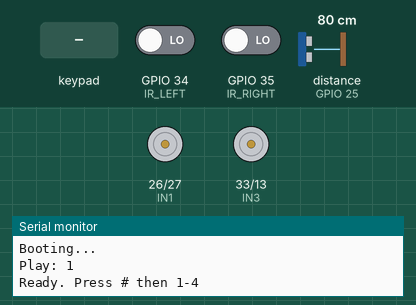
This sketch was run on a simulated ESP32. Parts: motor-driver pin pairs drawn as motors (green arrow = first pin HIGH = forward, orange = second pin HIGH = backward, longer = more drive, scaled by the enable pin), the last lines printed to the serial monitor. The test bench sets the inputs (shaded band); at power-on: GPIO 34 (IR_LEFT) LOW, distance to the obstacle (sensor on GPIO 25) 80 cm, GPIO 35 (IR_RIGHT) LOW. The echo pulse lasts 58.3 µs per cm.

Above: at 4.2 s.
4.3 s: key '1' pressed
At 7.0 s:
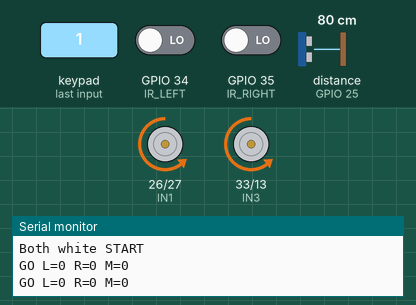
7.3 s: GPIO 34 (IR_LEFT) driven HIGH
At 8.1 s:
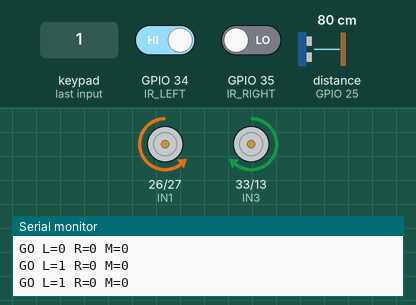
8.8 s: distance to the obstacle (sensor on GPIO 25) set to 18 cm
10.3 s: distance to the obstacle (sensor on GPIO 25) set to 14 cm
At 11.1 s:
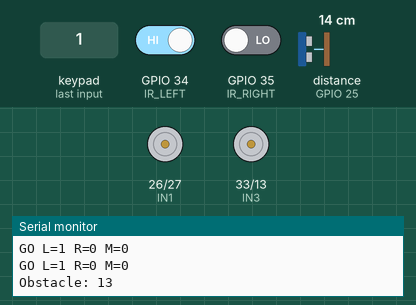
Timing chart, 0 to 12.8 s (numbered marks = the images above; inputs shaded):
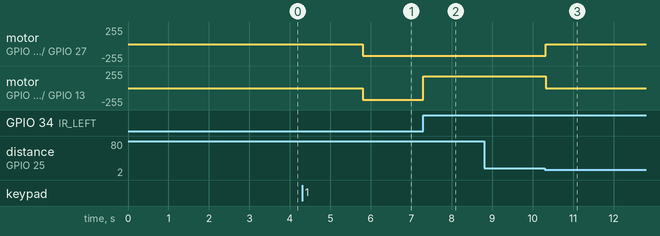

Measured:
- the behaviour switches between 16 and 15 cm on distance to the obstacle (sensor on GPIO 25) (found by bisection; images 2 and 3)
- after the input at 4.3 s, motor on GPIO 26 (IN1) / GPIO 27 (IN2), motor on GPIO 33 (IN3) / GPIO 13 (IN4): stopped → backward 179/255 after 1.5 s
- after the input at 7.3 s, motor on GPIO 33 (IN3) / GPIO 13 (IN4): backward 179/255 → forward 179/255 at once
- after the input at 10.3 s, motor on GPIO 26 (IN1) / GPIO 27 (IN2): backward 179/255 → stopped at once; motor on GPIO 33 (IN3) / GPIO 13 (IN4): forward 179/255 → stopped at once

The sketch:

final_work_v1.ino
```cpp
#include <Keypad.h>

#define ENA   21
#define ENB   22
#define IN1   26
#define IN2   27
#define IN3   33
#define IN4   13
#define IR_LEFT   34
#define IR_RIGHT  35
#define TRIG  32
#define ECHO  25
#define DF_RX 16
#define DF_TX 17

const byte ROWS = 4; const byte COLS = 3;
char keys[ROWS][COLS] = {{'1','2','3'},{'4','5','6'},{'7','8','9'},{'*','0','#'}};
byte rowPins[ROWS] = {18, 19, 5, 23};
byte colPins[COLS] = {4, 15, 14};
Keypad keypad = Keypad(makeKeymap(keys), rowPins, colPins, ROWS, COLS);

const int MIN_SPEED = 150;
const int BASE_SPEED = 180;
const int CURVE_INNER = 150;
const int CURVE_OUTER = 255;
const int PIVOT_SPEED = 180;

const int TOTAL_MARKERS = 5;
const int OBSTACLE_DISTANCE = 15;

#define AUDIO_READY 1
#define AUDIO_GO_TABLE1 2
#define AUDIO_GO_TABLE2 3
#define AUDIO_GO_TABLE3 4
#define AUDIO_GO_TABLE4 5
#define AUDIO_PRESS_KEY 6
#define AUDIO_LEAVE_TABLE1 7
#define AUDIO_LEAVE_TABLE2 8
#define AUDIO_LEAVE_TABLE3 9
#define AUDIO_LEAVE_TABLE4 10
#define AUDIO_HOME 11

enum State { STATE_BOOT, STATE_WAIT_KEY, STATE_MOVING_TO_TABLE, STATE_AT_TABLE, STATE_RETURNING };
State currentState = STATE_BOOT;

int targetTable = 0;
int currentMarker = 0;
int lastDirection = 0;
bool inCurve = false;
unsigned long lastUltrasonicCheck = 0;
bool usePivotTurn = true;

// transition based marker detection variables
int lastLeft = 1;
int lastRight = 1;
bool bothWhiteStarted = false;
bool markerPassed = false;

void setup() {
  Serial.begin(115200);
  pinMode(ENA, OUTPUT); pinMode(ENB, OUTPUT);
  pinMode(IN1, OUTPUT); pinMode(IN2, OUTPUT);
  pinMode(IN3, OUTPUT); pinMode(IN4, OUTPUT);
  pinMode(IR_LEFT, INPUT); pinMode(IR_RIGHT, INPUT);
  pinMode(TRIG, OUTPUT); pinMode(ECHO, INPUT);

  ledcSetup(0, 10000, 8);
  ledcSetup(1, 10000, 8);
  ledcAttachPin(ENA, 0);
  ledcAttachPin(ENB, 1);

  Serial2.begin(9600, SERIAL_8N1, DF_RX, DF_TX);
  delay(1000);

  setForwardDirection();

  Serial.println("Booting...");
  playAudio(AUDIO_READY);
  delay(2000);

  currentState = STATE_WAIT_KEY;
  Serial.println("Ready. Press # then 1-4");
}

void loop() {
  char key = keypad.getKey();
  if (key) handleKeypad(key);

  switch (currentState) {
    case STATE_MOVING_TO_TABLE: followLineToTarget(); checkObstacle(); break;
    case STATE_RETURNING: followLineReturn(); checkObstacle(); break;
    default: break;
  }
  delay(5);
}

void handleKeypad(char key) {
  Serial.print("Key: "); Serial.println(key);

  if (currentState == STATE_WAIT_KEY && key >= '1' && key <= '4') {
    targetTable = key - '0';
    currentMarker = 0;
    resetState();
    playAudio(AUDIO_GO_TABLE1 + targetTable - 1);
    delay(1500);
    currentState = STATE_MOVING_TO_TABLE;
  }
  else if (currentState == STATE_AT_TABLE && key == '#') {
    playAudio(AUDIO_LEAVE_TABLE1 + targetTable - 1);
    delay(1500);
    currentState = STATE_RETURNING;
    resetState();
  }
  else if (currentState == STATE_WAIT_KEY && key == '#') {
    playAudio(AUDIO_PRESS_KEY);
  }
}

void resetState() {
  lastDirection = 0;
  inCurve = false;
  lastLeft = 1;
  lastRight = 1;
  bothWhiteStarted = false;
  markerPassed = false;
}

// line follow
void followLineToTarget() {
  int rawLeft = digitalRead(IR_LEFT);    // Black=1, White=0
  int rawRight = digitalRead(IR_RIGHT);

  static unsigned long lastPrint = 0;
  if (millis() - lastPrint > 400) {
    lastPrint = millis();
    Serial.print("GO L="); Serial.print(rawLeft);
    Serial.print(" R="); Serial.print(rawRight);
    Serial.print(" M="); Serial.println(currentMarker);
  }

  // marker detection (transition based)

  // Detect both white starting
  if (rawLeft == 0 && rawRight == 0 && !bothWhiteStarted) {
    bothWhiteStarted = true;
    Serial.println("Both white START");
  }

  // Detect both white ending (transition to black)
  if (bothWhiteStarted && rawLeft == 1 && rawRight == 1 && !markerPassed) {
    bothWhiteStarted = false;
    markerPassed = true;
    currentMarker++;
    Serial.print("*** MARKER "); Serial.println(currentMarker);

    if (currentMarker == targetTable) {
      Serial.println("ARRIVED!");
      stopMotors();
      currentState = STATE_AT_TABLE;
      return;
    }
  }

  // Reset marker flag when not both white
  if (!(rawLeft == 0 && rawRight == 0)) {
    markerPassed = false;
  }

  // line following logic

  if (rawLeft == 1 && rawRight == 1) {
    // Both black - straight
    lastDirection = 0;
    inCurve = false;
    setForwardDirection();
    moveForward(BASE_SPEED, BASE_SPEED);
  }
  else if (rawLeft == 1 && rawRight == 0) {
    // Left black, right white - curve LEFT
    lastDirection = -1;
    inCurve = true;
    if (usePivotTurn) pivotLeft();
    else { setForwardDirection(); moveForward(CURVE_INNER, CURVE_OUTER); }
  }
  else if (rawLeft == 0 && rawRight == 1) {
    // Right black, left white - curve RIGHT
    lastDirection = 1;
    inCurve = true;
    if (usePivotTurn) pivotRight();
    else { setForwardDirection(); moveForward(CURVE_OUTER, CURVE_INNER); }
  }
  else {
    // Both white - continue curve or search
    continueCurve();
  }

  lastLeft = rawLeft;
  lastRight = rawRight;
}

// return home logic
void followLineReturn() {
  int rawLeft = digitalRead(IR_LEFT);
  int rawRight = digitalRead(IR_RIGHT);

  static unsigned long lastPrint = 0;
  if (millis() - lastPrint > 400) {
    lastPrint = millis();
    Serial.print("RET L="); Serial.print(rawLeft);
    Serial.print(" R="); Serial.print(rawRight);
    Serial.print(" M="); Serial.println(currentMarker);
  }

  // Marker detection (same transition logic)
  if (rawLeft == 0 && rawRight == 0 && !bothWhiteStarted) {
    bothWhiteStarted = true;
    Serial.println("Both white START (ret)");
  }

  if (bothWhiteStarted && rawLeft == 1 && rawRight == 1 && !markerPassed) {
    bothWhiteStarted = false;
    markerPassed = true;
    currentMarker++;
    Serial.print("*** MARKER "); Serial.print(currentMarker); Serial.println(" (return)");

    if (currentMarker >= TOTAL_MARKERS) {
      Serial.println("HOME!");
      stopMotors();
      playAudio(AUDIO_HOME);
      delay(2000);
      currentState = STATE_WAIT_KEY;
      return;
    }
  }

  if (!(rawLeft == 0 && rawRight == 0)) {
    markerPassed = false;
  }

  if (rawLeft == 1 && rawRight == 1) {
    lastDirection = 0;
    inCurve = false;
    setForwardDirection();
    moveForward(BASE_SPEED, BASE_SPEED);
  }
  else if (rawLeft == 1 && rawRight == 0) {
    lastDirection = -1;
    inCurve = true;
    if (usePivotTurn) pivotLeft();
    else { setForwardDirection(); moveForward(CURVE_INNER, CURVE_OUTER); }
  }
  else if (rawLeft == 0 && rawRight == 1) {
    lastDirection = 1;
    inCurve = true;
    if (usePivotTurn) pivotRight();
    else { setForwardDirection(); moveForward(CURVE_OUTER, CURVE_INNER); }
  }
  else {
    continueCurve();
  }

  lastLeft = rawLeft;
  lastRight = rawRight;
}

// pivot turns
void pivotLeft() {
  digitalWrite(IN1, LOW);   digitalWrite(IN2, HIGH);
  digitalWrite(IN3, HIGH);  digitalWrite(IN4, LOW);
  ledcWrite(0, PIVOT_SPEED);
  ledcWrite(1, PIVOT_SPEED);
}

void pivotRight() {
  digitalWrite(IN1, HIGH);  digitalWrite(IN2, LOW);
  digitalWrite(IN3, LOW);   digitalWrite(IN4, HIGH);
  ledcWrite(0, PIVOT_SPEED);
  ledcWrite(1, PIVOT_SPEED);
}

void continueCurve() {
  if (lastDirection == -1) {
    if (usePivotTurn) pivotLeft();
    else { setForwardDirection(); moveForward(CURVE_INNER, CURVE_OUTER); }
  }
  else if (lastDirection == 1) {
    if (usePivotTurn) pivotRight();
    else { setForwardDirection(); moveForward(CURVE_OUTER, CURVE_INNER); }
  }
  else {
    setForwardDirection();
    moveForward(BASE_SPEED, BASE_SPEED);
  }
}

void handleLostLine() {
  Serial.println("Searching...");
  if (lastDirection == 1) {
    if (usePivotTurn) pivotRight();
    else { setForwardDirection(); moveForward(CURVE_OUTER, CURVE_INNER); }
  }
  else if (lastDirection == -1) {
    if (usePivotTurn) pivotLeft();
    else { setForwardDirection(); moveForward(CURVE_INNER, CURVE_OUTER); }
  }
  else {
    moveForward(-BASE_SPEED, BASE_SPEED);
  }
}

// obstacle detection
void checkObstacle() {
  if (millis() - lastUltrasonicCheck < 100) return;
  lastUltrasonicCheck = millis();
  long dist = getDistance();
  if (dist > 0 && dist < OBSTACLE_DISTANCE) {
    Serial.print("Obstacle: "); Serial.println(dist);
    stopMotors();
    while (getDistance() < OBSTACLE_DISTANCE) delay(100);
    Serial.println("Clear");
  }
}

long getDistance() {
  digitalWrite(TRIG, LOW); delayMicroseconds(2);
  digitalWrite(TRIG, HIGH); delayMicroseconds(10);
  digitalWrite(TRIG, LOW);
  long d = pulseIn(ECHO, HIGH, 30000);
  return (d == 0) ? -1 : d * 0.034 / 2;
}

// audio
void playAudio(int file) {
  Serial.print("Play: "); Serial.println(file);
  uint8_t cmd[] = {0x7E, 0xFF, 0x06, 0x03, 0x00, 0x00, (uint8_t)file, 0xEF};
  Serial2.write(cmd, 8);
}

// motor control
void setForwardDirection() {
  digitalWrite(IN1, LOW);  digitalWrite(IN2, HIGH);
  digitalWrite(IN3, LOW);  digitalWrite(IN4, HIGH);
}

void moveForward(int leftSpeed, int rightSpeed) {
  leftSpeed = constrain(leftSpeed, 0, 255);
  rightSpeed = constrain(rightSpeed, 0, 255);
  if (leftSpeed > 0 && leftSpeed < MIN_SPEED) leftSpeed = MIN_SPEED;
  if (rightSpeed > 0 && rightSpeed < MIN_SPEED) rightSpeed = MIN_SPEED;
  ledcWrite(1, leftSpeed);
  ledcWrite(0, rightSpeed);
}

void stopMotors() {
  ledcWrite(0, 0);
  ledcWrite(1, 0);
}
```
